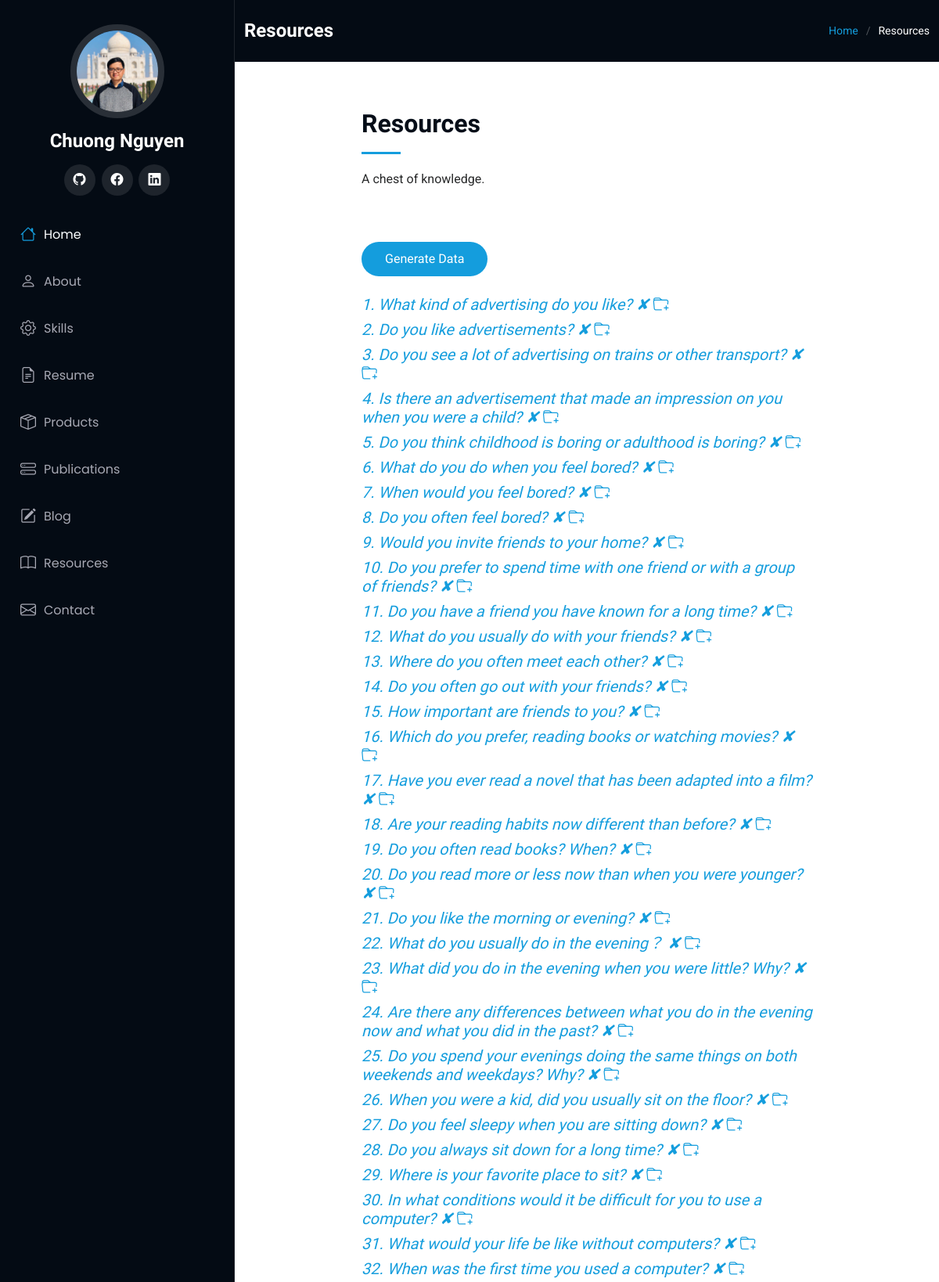
/resources (signed in, upper part), run on the app's committed database.
### main.py (models this page shows)
class SpeakingEnglish(db.Model):
    __tablename__ = "speaking"
    id: Mapped[int] = mapped_column(Integer, primary_key=True)
    topic: Mapped[str] = mapped_column(String(300), nullable=False)
    solution: Mapped[str] = mapped_column(Text, nullable=False)

### main.py (the view)
@app.route('/resources', methods=['GET', 'POST'])
def resources():
    topic_data = db.session.execute(db.select(SpeakingEnglish)).scalars()
    generate_data = GenerateButton()
    if generate_data.validate_on_submit():
        topics_bank = web_scrapping()
        with open('static/assets/files/speaking-part-one.csv', 'a', newline='') as data_file:
            writer = csv.writer(data_file)
            writer.writerow(topics_bank)
        return redirect(url_for('write_to_csv'))
    return render_template('resources.html', generate_button=generate_data, topics=topic_data, current_user=current_user, is_not_home=True)

### main.py
class GenerateButton(FlaskForm):
    generate = SubmitField('Generate Data')

### main.py (called while the page is built)
@login_manager.user_loader
def load_user(user_id):
    return db.get_or_404(User, user_id)

### templates/resources.html (shortened to what this page needs)
{% from 'bootstrap5/form.html' import render_form %}
{% extends 'base.html' %}
  {% block content %}
  <main class="main">
    <div class="page-title dark-background">
      <div class="container d-lg-flex justify-content-between align-items-center">
        <h1 class="mb-2 mb-lg-0">Resources</h1>
        <nav class="breadcrumbs">
          <ol>
            <li><a href="{{url_for('home')}}">Home</a></li>
            <li class="current">Resources</li>
          </ol>
        </nav>
      </div>
    </div>
    <section id="starter-section" class="starter-section section">
      <div class="container section-title" data-aos="fade-up">
        <div class="row">
          <div class="col-lg-8 mx-auto">
            <h2>Resources</h2>
            <p>A chest of knowledge.</p>
          </div>
        </div>
      </div>
      {% if current_user.id == 1: %}
      <div class="container">
        <div class="row">
          <div class="col-lg-8 mx-auto pb-4">
            {{render_form(generate_button)}}
          </div>
        </div>
      </div>
      {% endif %}
      {% for topic in topics:%}
      <div class="container" data-aos="fade-up">
        <div class="row">
          <div class="col-lg-8 mx-auto rounded text-body-emphasis">
            <h5 class="display-8 fst-italic"><a href="{{url_for('resource_detail', topic_id=topic.id)}}">{{topic.id}}. {{topic.topic}}</a>
            {% if current_user.id == 1:%}
              <a href="{{url_for('delete_topic', topic_id=topic.id)}}">✘</a>
            {% endif %}
              <a href="{{url_for('add_learning_list', topic_id=topic.id)}}"><i class="bi bi-folder-plus"></i></a>
            </h5>
          </div>
        </div>
      </div>
      {% endfor %}
    </section>
  </main>
  {% endblock %}

### static/assets/css/main.css (style rules this page uses)
:root { --default-font: "Roboto", system-ui, -apple-system, "Segoe UI", Roboto, "Helvetica Neue", Arial, "Noto Sans", "Liberation Sans", sans-serif, "Apple Color Emoji", "Segoe UI Emoji", "Segoe UI Symbol", "Noto Color Emoji"; --heading-font: "Raleway", sans-serif; --nav-font: "Poppins", sans-serif; }
:root { --background-color: #ffffff; --default-color: #272829; --heading-color: #050d18; --accent-color: #149ddd; --surface-color: #ffffff; --contrast-color: #ffffff; }
:root { --nav-color: #a8a9b4; --nav-hover-color: #ffffff; --nav-mobile-background-color: #040b14; --nav-dropdown-background-color: #040b14; --nav-dropdown-color: #a8a9b4; --nav-dropdown-hover-color: #ffffff; }
.dark-background { --background-color: #040b14; --default-color: #ffffff; --heading-color: #ffffff; --surface-color: #151f2b; --contrast-color: #ffffff; }
:root { scroll-behavior: smooth; }
body { color: var(--default-color); background-color: var(--background-color); font-family: var(--default-font); }
a { color: var(--accent-color); text-decoration: none; transition: 0.3s; }
h1, h2, h3, h4, h5, h6 { color: var(--heading-color); font-family: var(--heading-font); }
@media (min-width: 1200px) { .header~main, .header~#footer { margin-left: 300px; } }
.page-title { color: var(--default-color); background-color: var(--background-color); padding: 25px 0; position: relative; }
.page-title h1 { font-size: 24px; font-weight: 700; }
.page-title .breadcrumbs ol { display: flex; flex-wrap: wrap; list-style: none; padding: 0; margin: 0; font-size: 14px; font-weight: 400; }
.page-title .breadcrumbs ol li+li { padding-left: 10px; }
.page-title .breadcrumbs ol li+li::before { content: "/"; display: inline-block; padding-right: 10px; color: color-mix(in srgb, var(--default-color), transparent 70%); }
section, .section { color: var(--default-color); background-color: var(--background-color); padding: 60px 0; overflow: clip; }
.section-title { padding-bottom: 60px; position: relative; }
.section-title h2 { font-size: 32px; font-weight: 700; margin-bottom: 20px; padding-bottom: 20px; position: relative; }
.section-title h2:after { content: ""; position: absolute; display: block; width: 50px; height: 3px; background: var(--accent-color); left: 0; bottom: 0; }
.section-title p { margin-bottom: 0; }

### data on the page
SpeakingEnglish: id "1", topic "What kind of advertising do you like?"
SpeakingEnglish: id "2", topic "Do you like advertisements?"
SpeakingEnglish: id "3", topic "Do you see a lot of advertising on trains or other transport?"
SpeakingEnglish: id "4", topic "Is there an advertisement that made an impression on you when you were a child?"
SpeakingEnglish: id "5", topic "Do you think childhood is boring or adulthood is boring?"
SpeakingEnglish: id "6", topic "What do you do when you feel bored?"
SpeakingEnglish: id "7", topic "When would you feel bored?"
SpeakingEnglish: id "8", topic "Do you often feel bored?"
SpeakingEnglish: id "9", topic "Would you invite friends to your home?"
SpeakingEnglish: id "10", topic "Do you prefer to spend time with one friend or with a group of friends?"
SpeakingEnglish: id "11", topic "Do you have a friend you have known for a long time?"
SpeakingEnglish: id "12", topic "What do you usually do with your friends?"
SpeakingEnglish: id "13", topic "Where do you often meet each other?"
SpeakingEnglish: id "14", topic "Do you often go out with your friends?"
SpeakingEnglish: id "15", topic "How important are friends to you?"
SpeakingEnglish: id "16", topic "Which do you prefer, reading books or watching movies?"
SpeakingEnglish: id "17", topic "Have you ever read a novel that has been adapted into a film?"
SpeakingEnglish: id "18", topic "Are your reading habits now different than before?"
SpeakingEnglish: id "19", topic "Do you often read books? When?"
SpeakingEnglish: id "20", topic "Do you read more or less now than when you were younger?"
SpeakingEnglish: id "21", topic "Do you like the morning or evening?"
SpeakingEnglish: id "22", topic "What do you usually do in the evening？"
SpeakingEnglish: id "23", topic "What did you do in the evening when you were little? Why?"
SpeakingEnglish: id "24", topic "Are there any differences between what you do in the evening now and what you did in the past?"
SpeakingEnglish: id "25", topic "Do you spend your evenings doing the same things on both weekends and weekdays? Why?"
SpeakingEnglish: id "26", topic "When you were a kid, did you usually sit on the floor?"
SpeakingEnglish: id "27", topic "Do you feel sleepy when you are sitting down?"
SpeakingEnglish: id "28", topic "Do you always sit down for a long time?"
SpeakingEnglish: id "29", topic "Where is your favorite place to sit?"
SpeakingEnglish: id "30", topic "In what conditions would it be difficult for you to use a computer?"
SpeakingEnglish: id "31", topic "What would your life be like without computers?"
SpeakingEnglish: id "32", topic "When was the first time you used a computer?"
